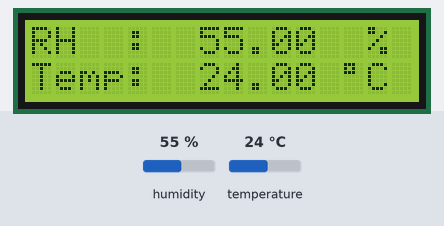
This sketch was run on a simulated Arduino Uno, built with avr-gcc and run on an emulated ATmega328P. Shown: 16×2 character LCD. The inputs (shaded band) are chosen by the test bench; at power-on: humidity 55 %, temperature 24 °C. What the sketch prints to the serial monitor is not drawn.

Above: at 2.7 s.
2.8 s: humidity set to 79 %
At 12.8 s:
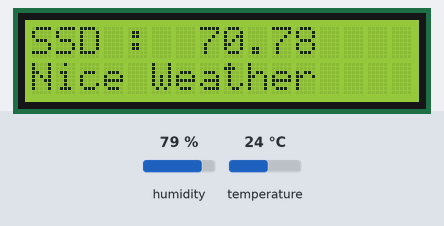
13.7 s: humidity set to 82 %
At 19.8 s:
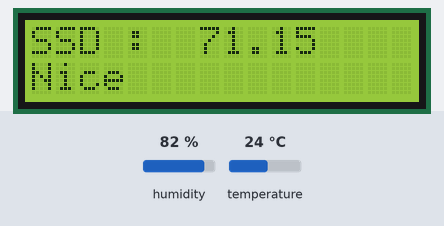
26.8 s: temperature set to 12 °C
At 33.8 s:
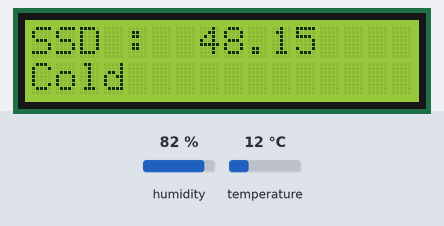
39.0 s: temperature set to 28 °C
At 48.3 s:
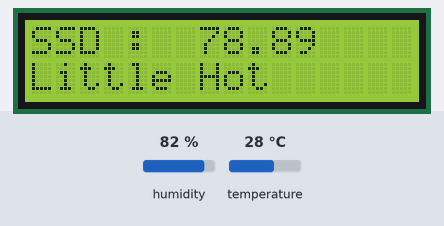
52.1 s: temperature set to 33 °C
At 63.0 s:
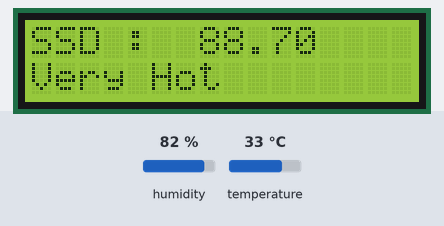
63.3 s: humidity set to 60 %
At 67.2 s:
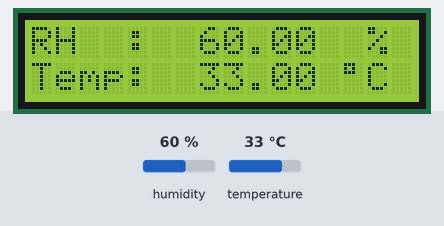
70.9 s: humidity set to 57 %
Timing chart, 0 to 73.9 s (numbered marks = the images above; inputs shaded):
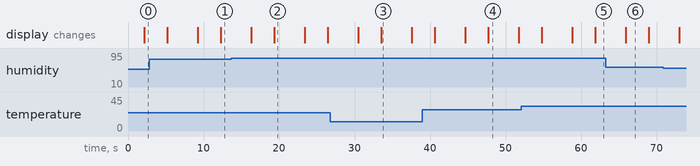

Measured:
- the behaviour switches between 80 and 81 % on humidity (found by bisection; images 1 and 2)
- after the input at 2.8 s, the display: first differs from a run without the input after 6.5 s (image 1 shows a later state)
- after the input at 13.7 s, the display: first changes after 2.6 s (image 2 shows a later state)
- after the input at 26.8 s, the display: first changes after 3.7 s (image 3 shows a later state)
- after the input at 39.0 s, the display: first differs from a run without the input after 5.7 s (image 4 shows a later state)
- after the input at 52.1 s, the display: first differs from a run without the input after 6.7 s (image 5 shows a later state)
- after the input at 63.3 s, the display: changes after 2.6 s (image 6)

The sketch:

sketch_nov19a.ino
```cpp
#include <LiquidCrystal_PCF8574.h>
#include "DHT.h"
#define DHTPIN 9
#define DHTTYPE DHT11
//#define DHTTYPE DHT22   // DHT 22 如果用的是DHT22，就用這行
//#define DHTTYPE DHT21   // DHT 21
LiquidCrystal_PCF8574 lcd(0x27);  // 設定i2c位址，一般情況就是0x27和0x3F兩種
DHT dht(DHTPIN, DHTTYPE);
float v =3.5;
float ssd = 0;
void setup()
{
  Serial.begin(9600);
  Serial.println("DHTxx test!");
  dht.begin();  //初始化DHT

  lcd.begin(16, 2); // 初始化LCD

  lcd.setBacklight(255);
  lcd.clear();
  lcd.setCursor(0, 0);  //設定游標位置 (字,行)
  lcd.print("*~ first line.");
  lcd.setCursor(0, 1);
  lcd.print("~* second line.");
  delay(1000);
} // setup()

void loop()
{
  delay(1000);
  float h = dht.readHumidity();   //取得濕度
  float t = dht.readTemperature();  //取得溫度C
  ssd = (1.818*t+18.18)*(0.88+0.002*h)+(t-32)/(45-t)-(3.2*v)+18.2; //計算舒適度指數

  Serial.print("Humidity: ");
  Serial.print(h);
  Serial.print(" %\t");
  Serial.print("Temperature: ");
  Serial.print(t);
  Serial.print(" *C \t");
  Serial.print("Thermal comfort: ");
  Serial.print(ssd);
  Serial.print("\t");
  if(ssd>85){
    Serial.println("Very Hot");
  }else if(ssd<=85&ssd>80){
    Serial.println("Hot");
  }else if(ssd<=80&ssd>76){
    Serial.println("Little Hot");
  }else if(ssd<=76&ssd>71){
    Serial.println("Nice");
  }else if(ssd<=71&ssd>59){
    Serial.println("Nice Weather");
  }else if(ssd<=59&ssd>51){
    Serial.println("Little Cold");
  }else if(ssd<=51&ssd>39){
    Serial.println("Cold");
  }else if(ssd<=39&ssd>=26){
    Serial.println("Very Cold");
  }else if(ssd<26){
    Serial.println("Super Cold");
  }

  lcd.clear();
  lcd.setCursor(0, 0);  //設定游標位置 (字,行)
  lcd.print("RH  :");  //Relative Humidity 相對濕度簡寫
  lcd.setCursor(7, 0);
  lcd.print(h);
  lcd.setCursor(14, 0);
  lcd.print("%");

  lcd.setCursor(0, 1);  //設定游標位置 (字,行)
  lcd.print("Temp:");
  lcd.setCursor(7, 1);
  lcd.print(t);
  lcd.setCursor(13, 1);
  lcd.print((char)223); //用特殊字元顯示符號的"度"
  lcd.setCursor(14, 1);
  lcd.print("C");
  delay(3000);

  lcd.clear();
  lcd.setCursor(0, 0);
  lcd.print("SSD :");
  lcd.setCursor(7, 0);
  lcd.print(ssd);
  lcd.setCursor(0, 1);
  if(ssd>85){
    lcd.print("Very Hot");
  }else if(ssd<=85&ssd>80){
    lcd.print("Hot");
  }else if(ssd<=80&ssd>76){
    lcd.print("Little Hot");
  }else if(ssd<=76&ssd>71){
    lcd.print("Nice");
  }else if(ssd<=71&ssd>59){
    lcd.print("Nice Weather");
  }else if(ssd<=59&ssd>51){
    lcd.print("Little Cold");
  }else if(ssd<=51&ssd>39){
    lcd.print("Cold");
  }else if(ssd<=39&ssd>=26){
    lcd.print("Very Cold");
  }else if(ssd<26){
    lcd.print("Super Cold");
  }
  delay(3000);
} // loop()
```
